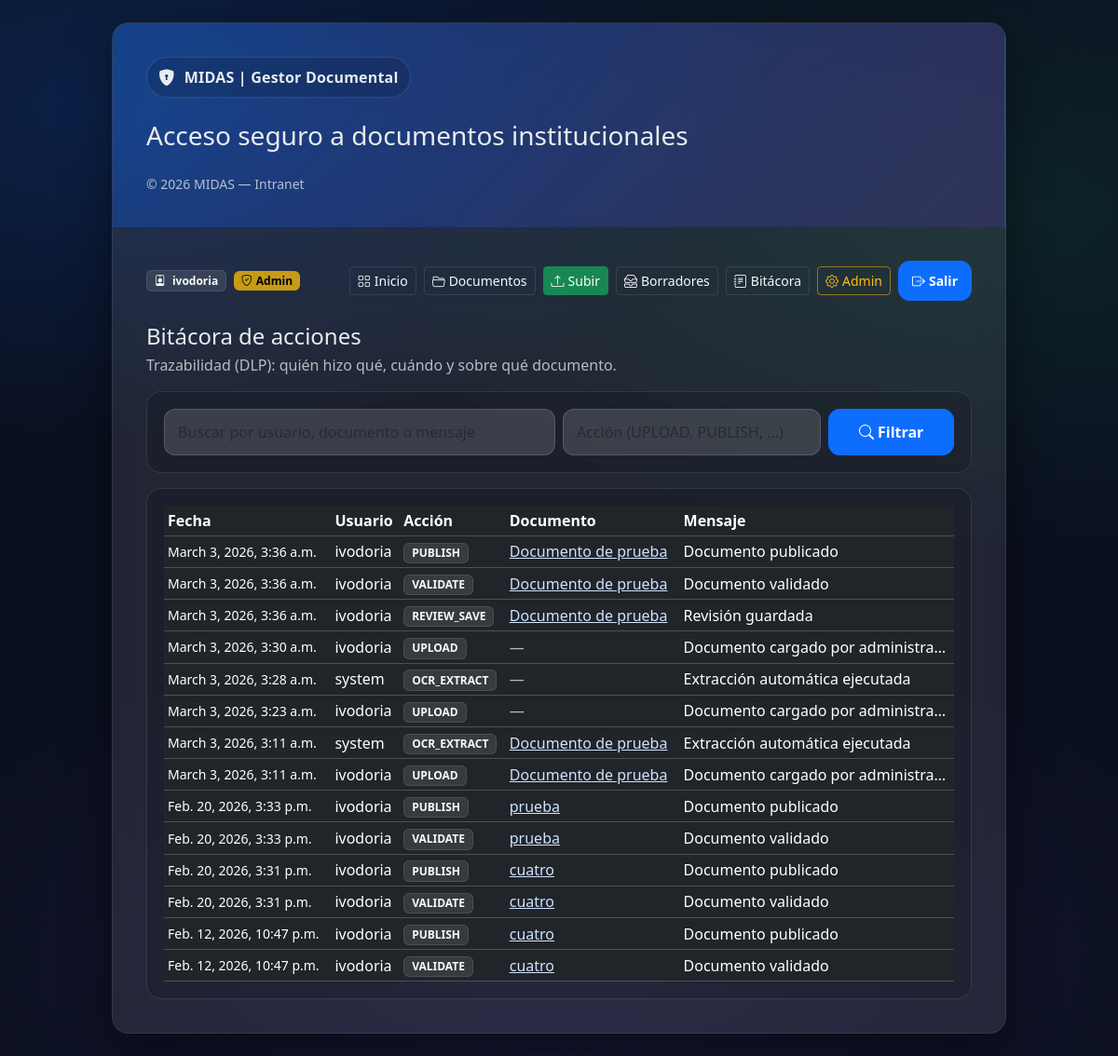
Before: /documents/audit/ (signed in) with the older database file.
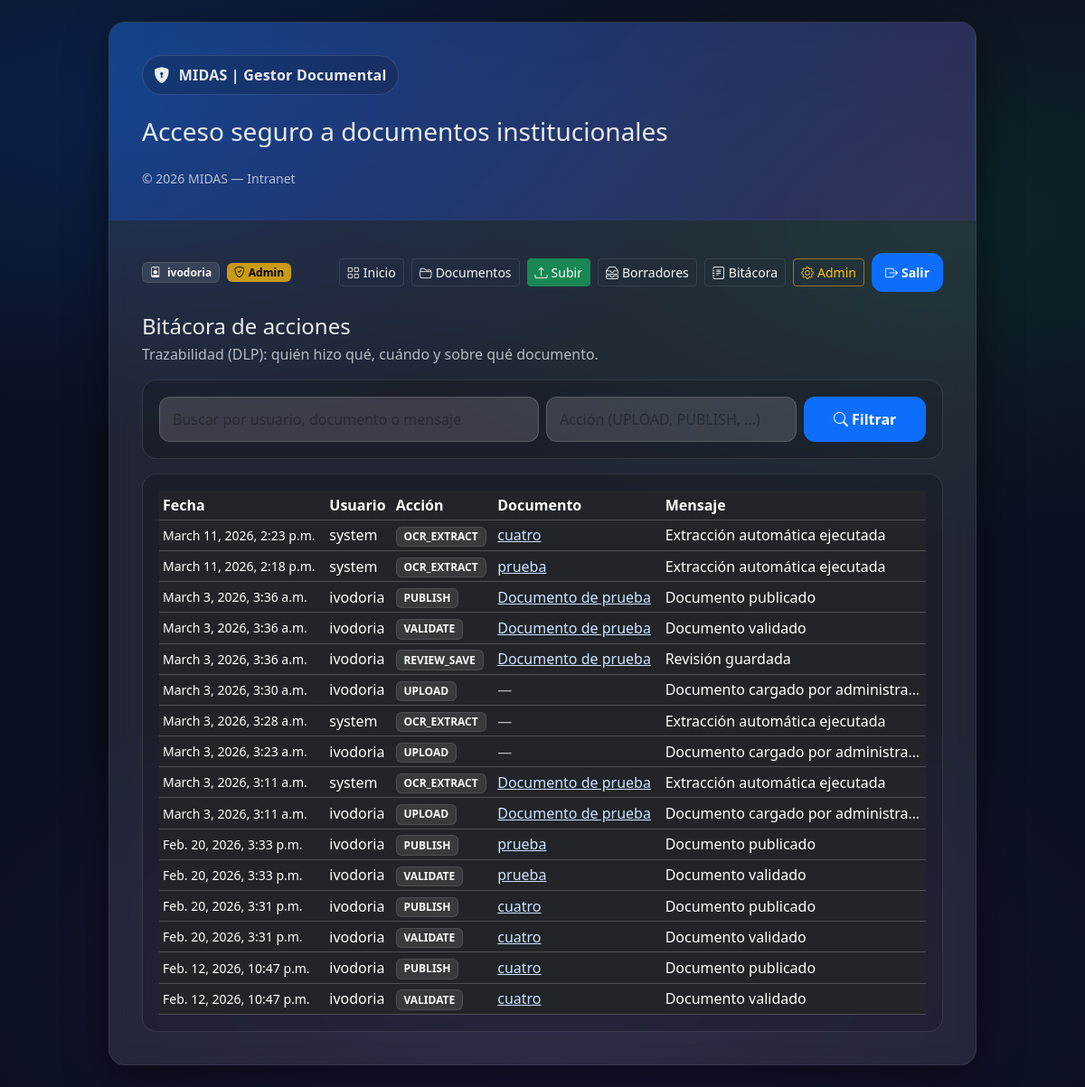
After: the same page with the newer database file.
### documents/models.py (models this page shows, shortened)
class AuditLog(models.Model):
    created_at = models.DateTimeField(auto_now_add=True, db_index=True)
    actor = models.ForeignKey(
        settings.AUTH_USER_MODEL,
        on_delete=models.SET_NULL,
        null=True,
        blank=True,
        related_name="audit_logs",
    )
    action = models.CharField(max_length=32, choices=AuditAction.choices, db_index=True)
    document = models.ForeignKey(
        "documents.Document",
        on_delete=models.SET_NULL,
        null=True,
        blank=True,
        related_name="audit_logs",
    )
    ip_address = models.CharField(max_length=64, blank=True, default="")
    user_agent = models.TextField(blank=True, default="")
    message = models.CharField(max_length=255, blank=True, default="")
    metadata = models.JSONField(blank=True, null=True)  # diffs, scores, etc.
    class Meta:
        ordering = ["-created_at"]

class Document(models.Model):
    class Status(models.TextChoices):
        DRAFT = "DRAFT", "Borrador"
        VALIDATED = "VALIDATED", "Validado"
        PUBLISHED = "PUBLISHED", "Publicado"
    title = models.CharField(max_length=255, blank=True, default="")
    document_type = models.ForeignKey(DocumentType, on_delete=models.PROTECT, related_name="documents")
    status = models.CharField(max_length=16, choices=Status.choices, default=Status.DRAFT)
    enabled = models.BooleanField(default=True)
    suggested_type = models.ForeignKey(
        DocumentType, on_delete=models.SET_NULL, null=True, blank=True, related_name="suggested_documents"
    )
    suggested_score = models.FloatField(null=True, blank=True)
    created_by = models.ForeignKey(
        settings.AUTH_USER_MODEL, on_delete=models.PROTECT, related_name="documents_created"
    )
    created_at = models.DateTimeField(default=timezone.now)
    updated_at = models.DateTimeField(auto_now=True)
    extracted_text = models.TextField(blank=True, default="")
    is_ocr = models.BooleanField(default=False)
    ocr_confidence = models.FloatField(null=True, blank=True)
    summary = models.TextField(blank=True, default="")
    class Meta:
        ordering = ["-created_at"]

### documents/views_audit.py (the view)
# urls.py: path("audit/", audit_log_list, name="audit_log"),
@staff_member_required
def audit_log_list(request):
    q = (request.GET.get("q") or "").strip()
    action = (request.GET.get("action") or "").strip()
    logs = AuditLog.objects.select_related("actor", "document")
    if action:
        logs = logs.filter(action=action)
    if q:
        logs = logs.filter(
            Q(message__icontains=q) |
            Q(actor__username__icontains=q) |
            Q(document__title__icontains=q)
        )
    logs = logs.order_by("-created_at")[:300]  # límite razonable
    return render(request, "audit/list.html", {"logs": logs, "q": q, "action": action})

### documents/templatetags/roles.py (called while the page is built)
@register.filter
def in_group(user, group_name: str) -> bool:
    if not user or not user.is_authenticated:
        return False
    return user.groups.filter(name=group_name).exists()

### templates/audit/list.html (shortened to what this page needs)
{% extends "base/base.html" %}
{% block content %}
  <div class="d-flex justify-content-between align-items-start mb-3">
    <div>
      <h2 class="h4 mb-1">Bitácora de acciones</h2>
      <div class="muted">Trazabilidad (DLP): quién hizo qué, cuándo y sobre qué documento.</div>
    </div>
  </div>
  <div class="card-inner mb-3">
    <form class="row g-2" method="get">
      <div class="col-12 col-md-6">
        <input class="form-control" name="q" value="{{ q }}" placeholder="Buscar por usuario, documento o mensaje">
      </div>
      <div class="col-12 col-md-4">
        <input class="form-control" name="action" value="{{ action }}" placeholder="Acción (UPLOAD, PUBLISH, ...)">
      </div>
      <div class="col-12 col-md-2 d-grid">
        <button class="btn btn-primary" type="submit"><i class="bi bi-search me-1"></i>Filtrar</button>
      </div>
    </form>
  </div>
  <div class="card-inner">
    <div class="table-responsive">
      <table class="table table-sm table-dark align-middle mb-0">
        <thead>
          <tr>
            <th>Fecha</th>
            <th>Usuario</th>
            <th>Acción</th>
            <th>Documento</th>
            <th>Mensaje</th>
          </tr>
        </thead>
        <tbody>
          {% for l in logs %}
            <tr>
              <td class="muted small">{{ l.created_at }}</td>
              <td>{{ l.actor.username|default:"system" }}</td>
              <td><span class="badge text-bg-light bg-opacity-10 border border-white border-opacity-10 text-light">{{ l.action }}</span></td>
              <td class="text-truncate" style="max-width:220px;">
                {% if l.document %}
                  <a href="{% url 'document_review' l.document.id %}">{{ l.document.title|default:"(sin título)" }}</a>
                {% else %}
                  <span class="muted">—</span>
                {% endif %}
              </td>
              <td class="text-truncate" style="max-width:280px;">{{ l.message }}</td>
            </tr>
          {% empty %}
            <tr><td colspan="5" class="muted small">No hay registros.</td></tr>
          {% endfor %}
        </tbody>
      </table>
    </div>
  </div>
{% endblock %}

Changed rows visible on the page:
added AuditLog: created_at "March 11, 2026, 2:23 p.m.", actor.username "system", action "OCR_EXTRACT", document "cuatro", message "Extracción automática ejecutada"
added AuditLog: created_at "March 11, 2026, 2:18 p.m.", actor.username "system", action "OCR_EXTRACT", document "prueba", message "Extracción automática ejecutada"
